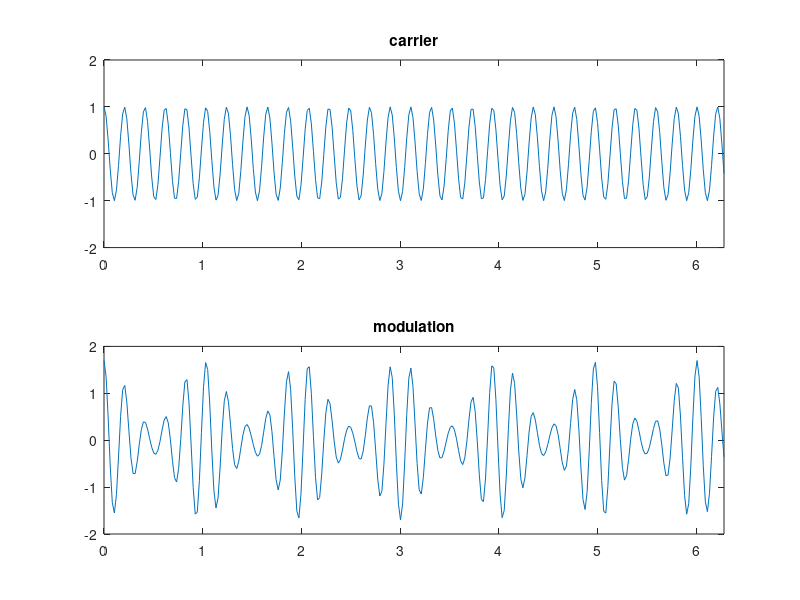

This figure's MATLAB source:
% Ac = unmodulated peak carrier amplitude
Ac = 1;

% fc = carrier frequency(Hz)
fc = 100;

% fm = modulation frenquency(Hz)
fm = 1;

% m = modulation index(0 <= m <= 1)
m = 0.7;

max = 2*pi;
x = linspace(0, max, 300);
carrier = Ac*cos(2*pi*fc*x);
modulation = carrier.*(1 + m*cos(2*pi*fm*x));

subplot(2, 1, 1);
plot(x, carrier);
axis([0 2*pi -2 2]);
title("carrier");

subplot(2, 1, 2);
plot(x, modulation);
title("modulation");

% axis([xmin xmax ymin ymax])
axis([0 2*pi -2 2]);